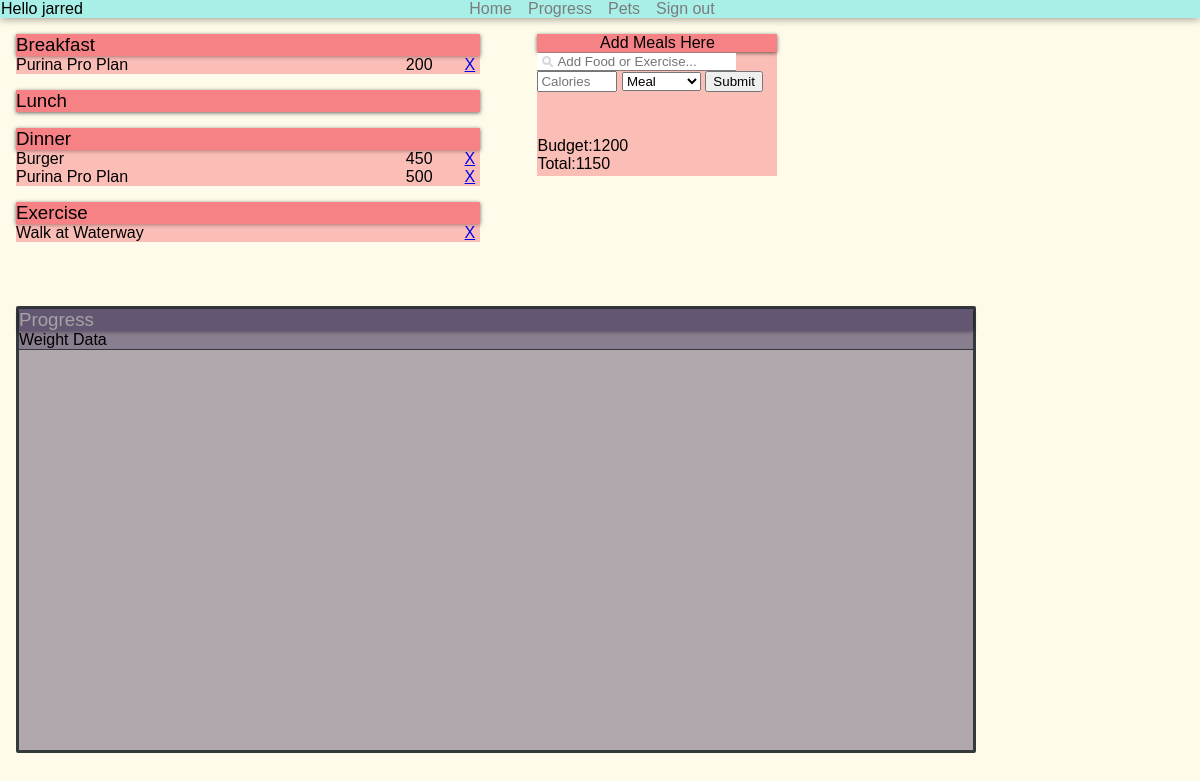
The app's page / (signed in), older data.
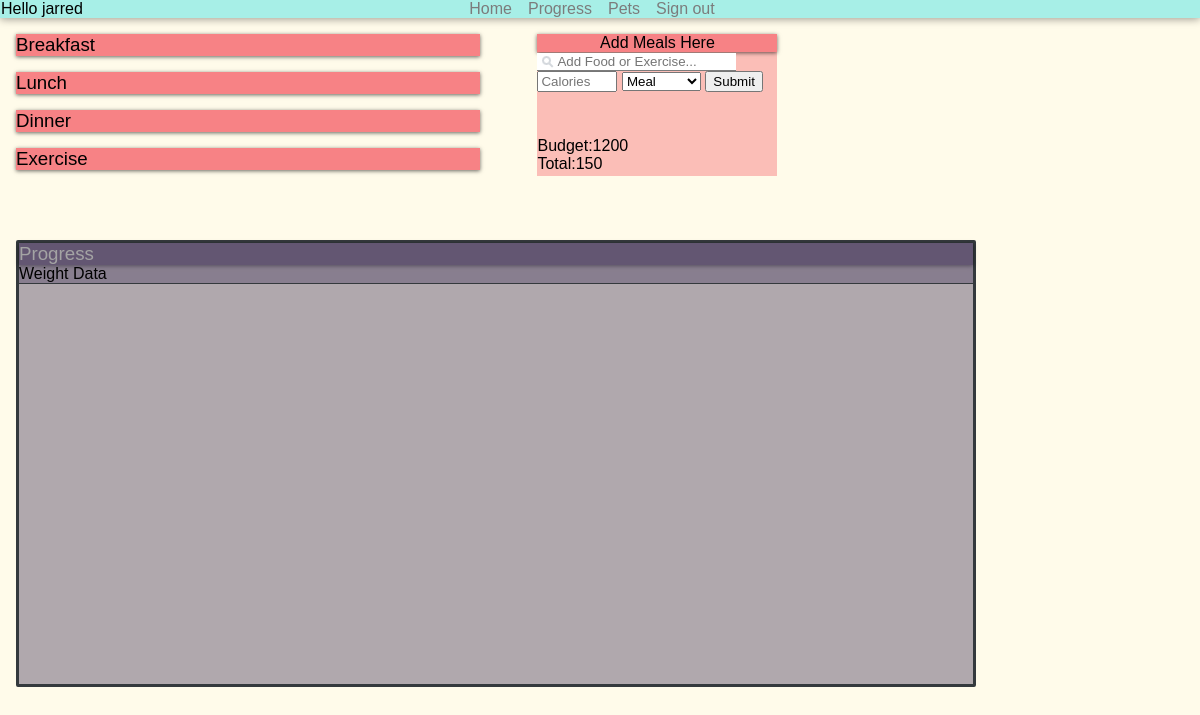
The same page, newer data.
### app.py (models this page shows, shortened)
class UserInfo(db.Model, UserMixin):
    id = db.Column(db.Integer, primary_key=True)
    username = db.Column(db.String(20), unique=True, nullable=False)
    password = db.Column(db.String, nullable=False)
    dogFoods = db.relationship('DogFood', backref='user_info', lazy=True)
    pets = db.relationship('Pets', backref='user_info', lazy=True)

class DogFood(db.Model):
    id = db.Column(db.Integer, primary_key=True )
    user_id = db.Column(db.Integer, db.ForeignKey('user_info.id'), nullable=False)
    brandName = db.Column(db.String(50), nullable=False)
    calories = db.Column(db.Integer, default=300, nullable=False)
    meal = db.Column(db.String(15), nullable=False)
    pet = db.Column(db.String(50), nullable=False, default="Thor")
    date_created = db.Column(db.DateTime, default=datetime.utcnow)

### app.py (the view)
@app.route("/", methods=['POST', 'GET'])
@login_required
def index():
    userId = current_user.id
    petName = "Thor"
    if request.method =='POST':
        food_content = request.form['content']
        meal_content = request.form['meal']
        kcals = request.form['calories']
        new_food = DogFood(brandName=food_content, meal=meal_content, calories=kcals, user_id=userId)
        if new_food.calories == '':
            new_food.calories = 0
        try:
            db.session.add(new_food)
            db.session.commit()
            return redirect("/")
        except:
            return "There was a problem adding your food."
    else:
        foods = DogFood.query.order_by(DogFood.date_created).all()
        return render_template('index.html', foods=foods, petName=petName)

### app.py (called while the page is built)
@login_manager.user_loader
def load_user(user_id):
    return UserInfo.query.get(int(user_id))

### templates/index.html (shortened to what this page needs)
{% extends 'base.html' %}
{% block body %}
    <div class="header">
        <div id="userName" class="userName"> Hello {{ current_user.username }} </div>
        <a href="#">
            <div class="head-btns">Home</div>
        </a>
        <a href="#progress">
            <div class="head-btns">Progress</div>
        </a>
        <a href="#">
            <div class="head-btns">Pets</div>
        </a>
        <a href="{{ url_for('logout') }}">
            <div class="head-btns">Sign out</div>
        </a>
    </div>
    <div class="meal-items">
        <div class="meal-entry">
            <div class="meal-title">
                <h3>Breakfast</h3>
            </div>
            {% for food in foods %}
                {% if food.meal == 'breakfast' and current_user.id == food.user_id %}
                    <div class="logged-item">
                        <div class="item-name">
                            {{ food.brandName }}
                        </div>
                        <div class="delete-btn">
                            <div class="cal-amount">
                                {{ food.calories }}
                            </div>
                            <a href="/delete/{{food.id}}"> X </a>
                        </div>
                    </div>
                {% endif %}
            {% endfor %}
        </div>
        <div class="meal-entry">
            <div class="meal-title">
                <h3>Lunch</h3>
            </div>
        </div>
        <div class="meal-entry">
            <div class="meal-title">
                <h3>Dinner</h3>
            </div>
            {% for food in foods %}
                {% if food.meal == 'dinner' %}
                    <div class="logged-item">
                        <div class="item-name">
                            {{ food.brandName }}
                        </div>
                        <div class="delete-btn">
                            <div class="cal-amount">
                                {{ food.calories }}
                            </div>
                            <a href="/delete/{{food.id}}"> X </a>
                        </div>
                    </div>
                {% endif %}
            {% endfor %}
            </div>
        <div class="meal-entry">
            <div class="meal-title">
                <h3>Exercise</h3>
            </div>
            </div>
            {% for food in foods %}
                {% if food.meal == 'exercise' %}
                    <div class="logged-item">
                        <div class="item-name">
                            {{ food.brandName }}
                        </div>
                        <div class="delete-btn">
                            <a href="/delete/{{food.id}}"> X </a>
                        </div>
                    </div>
                {% endif %}
            {% endfor %}
            </div>
    <div class="calorie-window-container">
        <div class="calorie-window">
            <div class="head">
                Add Meals Here
            </div>
            <div class="food-input">
                <form action="/" method="POST">
                    <input type="text" class="food-search" placeholder="Add Food or Exercise..." id="content" name="content">
                    <input type="text" class="cals" placeholder="Calories" id="calories" name="calories">
                    <select name="meal" id="meal">
                        <option disabled selected value="">Meal</option>
                    </select>
                    <input type="submit" value="Submit">
                </form>
            </div>
            <div class="cal-totals">
                <div class="budget">
                    <div>Budget:</div>
                    <div class="cal-amount">1200</div>
                </div>
                <div class="total">
                    <div>Total:</div>
                    <div class="cal-amount">{{ foods|sum(attribute='calories') }}</div>
                </div>
            </div>
        </div>
    </div>
    <div class="progress" id="progress">
        <h3>Progress</h3>
        <div class="chart">Weight Data</div>
        <div id="tester" style="width:600px;height:400px;"></div>
    </div>
{% endblock %}

### templates/base.html (shortened to what this page needs)
<!DOCTYPE html>
<html lang="en">
<head>
    <link rel="stylesheet" href="{{ url_for('static', filename='css/main.css') }}">
    <link rel="stylesheet" href="{{ url_for('static', filename='css/style-login.css') }}">
</head>
<body>
    {% block body %} {% endblock %}
</body>
</html>

### static/css/main.css (style rules this page uses)
body { margin: 0; }
*, *::before, *::after { box-sizing: border-box; }
:root { --light-gray: rgb(164,164,164); --med-gray: rgb(124,124,124); --dark-gray: rgb(52,57,61); --entry-color: rgba(247,130,133,1); --item-color: rgba(247,130,133,.5); --progress-title: rgba(99,86,114,1); --progress-content: rgba(99,86,114,.5); }
html { scroll-behavior: smooth; }
body { font-family: 'Gill Sans', 'Gill Sans MT', Calibri, 'Trebuchet MS', sans-serif; background-color: rgb(255,251,234); }
.header { display: flex; justify-content: center; position: sticky; top: 0; font-size: 1rem; box-shadow: 0 1px 8px 0 rgba(0, 0, 0, .4); background-color: rgba(167,239,231,1); z-index: 10; }
.header a { padding-right: 1em; text-decoration: none; }
.head-btns { color: var(--med-gray); }
.userName { position: absolute; left: 1px; z-index: 11; }
.meal-items { display: inline-block; padding-left: 1rem; min-width: 40%; margin-right: 5px; }
.meal-entry { width: 100%; margin-top: 1rem; border-radius: 2px; }
.meal-title { background-color: var(--entry-color); box-shadow: 0 1px 4px 0 rgba(0, 0, 0, .6); max-height: 2rem; display: flex; }
h3 { font-weight: normal; margin: 0; }
.cal-amount { margin-right: 2em; }
.calorie-window-container { display: inline-block; vertical-align: top; margin-top: 1rem; margin-left: 3rem; width: 20%; background-color: var(--item-color); min-height: 7rem; position: relative; }
.calorie-window .head { background-color: var(--entry-color); box-shadow: 0 1px 4px 0 rgba(0, 0, 0, .6); display: flex; justify-content: center; text-align: center; }
.food-input { margin-left: auto; padding-right: .2em; }
.food-search { border: none; border-bottom: 1px solid var(--med-gray); background-image: url('../img/search.png'); background-position: 5px 3px; background-repeat: no-repeat; padding-left: 20px; max-width: 100%; }
.cals { max-width: 5rem; }
.cal-totals { position: relative; bottom: .2rem; padding-top: 3rem; }
.total, .budget { display: flex; }
.progress { margin-left: 1rem; margin-top: 4rem; width: 80%; min-height: 25rem; position: relative; border-style: solid; border-color: var(--dark-gray); border-radius: 2px; margin-bottom: 10px; background-color: var(--progress-content) }
.progress > h3 { color: var(--light-gray); background-color: var(--progress-title); box-shadow: 0 1px 4px 0 rgba(0, 0, 0, .6); }
.chart { border-bottom: 1px solid var(--dark-gray); background-color: var(--progress-content); }

### static/css/style-login.css (style rules this page uses)
body { margin: 0; }
*, *::before, *::after { box-sizing: border-box; }
body { font-family: 'Gill Sans', 'Gill Sans MT', Calibri, 'Trebuchet MS', sans-serif; background-color: rgb(255,251,234); }
a { justify-items: center; }

Row changes from the older to the newer data that the page shows:
removed DogFood: brandName "Purina Pro Plan", calories "200", shown under "Breakfast"
removed DogFood: brandName "Burger", calories "450", shown under "Dinner"
removed DogFood: brandName "Purina Pro Plan", calories "500", shown under "Dinner"
removed DogFood: brandName "Walk at Waterway", shown under "Exercise"
Text that changed along with them:
{{ foods|sum(attribute='calories') }}: "1150" → "150"
